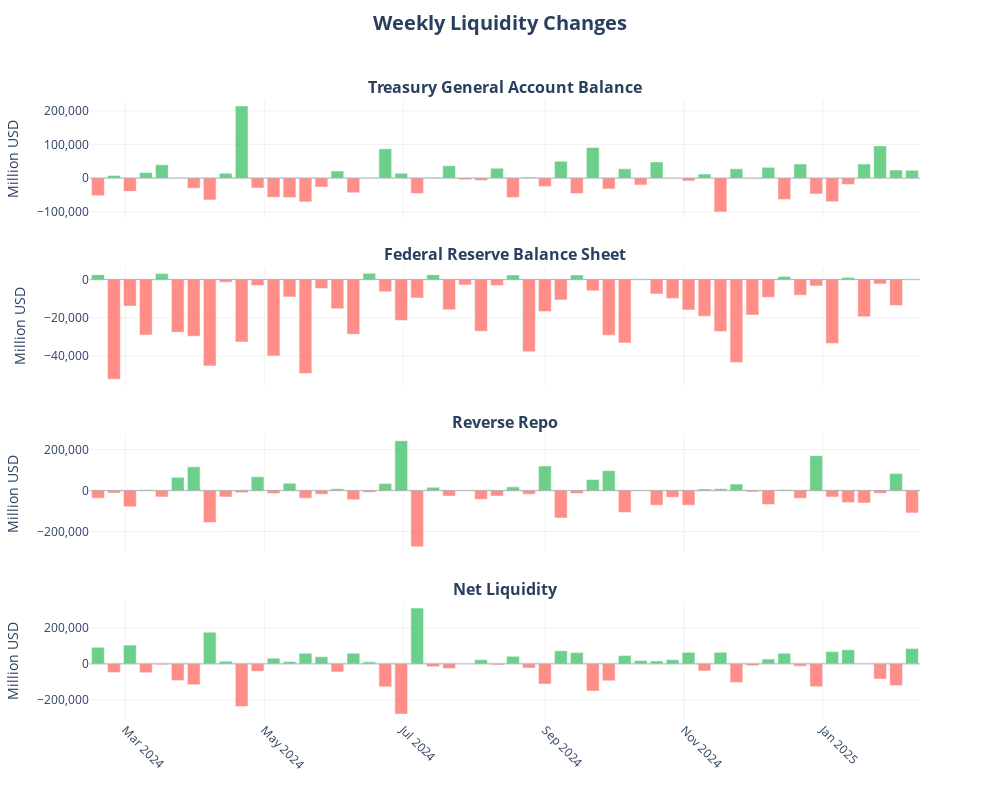

The cell this chart's notebook holds for it:
### Code cell
# 定义配色方案
color_scheme = {
    "positive": "rgba(46, 189, 89, 0.7)",
    "negative": "rgba(255, 95, 87, 0.7)",
    "grid": "rgba(128, 128, 128, 0.1)",
    "zero_line": "rgba(128, 128, 128, 0.5)",
}

# 创建子图
fig = make_subplots(
    rows=4,
    cols=1,
    shared_xaxes=True,
    subplot_titles=(
        "<b>Treasury General Account Balance</b>",
        "<b>Federal Reserve Balance Sheet</b>",
        "<b>Reverse Repo</b>",
        "<b>Net Liquidity</b>",
    ),
    vertical_spacing=0.08,
)

# 添加每个子图的数据
for i, column in enumerate(weekly_liquidity_change.columns, start=1):
    data = weekly_liquidity_change[column]

    # 创建柱状图颜色
    colors = [
        color_scheme["positive"] if val >= 0 else color_scheme["negative"]
        for val in data
    ]

    # 添加柱状图
    fig.add_trace(
        go.Bar(
            x=data.index,
            y=data,
            marker_color=colors,
            name=column,
            hovertemplate="%{y:,.0f}M USD<extra></extra>",
        ),
        row=i,
        col=1,
    )

    # 添加零线
    fig.add_hline(
        y=0, line=dict(color=color_scheme["zero_line"], width=1), row=i, col=1
    )

# 更新布局
fig.update_layout(
    title=dict(
        text="<b>Weekly Liquidity Changes</b>",
        x=0.5,
        y=0.98,
        xanchor="center",
        yanchor="top",
        font=dict(size=20),
    ),
    height=800,
    width=1000,
    showlegend=False,
    template="plotly_white",
    hovermode="x unified",
    bargap=0.2,
)

# 更新x轴
fig.update_xaxes(
    showgrid=True,
    gridwidth=1,
    gridcolor=color_scheme["grid"],
    tickangle=45,
)

# 更新y轴
fig.update_yaxes(
    showgrid=True,
    gridwidth=1,
    gridcolor=color_scheme["grid"],
    title_text="Million USD",
    tickformat=",",  # 添加千位分隔符
)

# 显示图表
fig.show()

### Figure 1 — Plotly figure (JSON) as saved in the notebook; plotly's stock layout.template omitted (floating-point values rounded to 4 significant figures)
{"data": [{"hovertemplate": "%{y:,.0f}M USD<extra></extra>", "marker": {"color": ["rgba(255, 95, 87, 0.7)", "rgba(46, 189, 89, 0.7)", "rgba(255, 95, 87, 0.7)", "rgba(46, 189, 89, 0.7)", "rgba(46, 189, 89, 0.7)", "rgba(46, 189, 89, 0.7)", "rgba(255, 95, 87, 0.7)", "rgba(255, 95, 87, 0.7)", "rgba(46, 189, 89, 0.7)", "rgba(46, 189, 89, 0.7)", "rgba(255, 95, 87, 0.7)", "rgba(255, 95, 87, 0.7)", "rgba(255, 95, 87, 0.7)", "rgba(255, 95, 87, 0.7)", "rgba(255, 95, 87, 0.7)", "rgba(46, 189, 89, 0.7)", "rgba(255, 95, 87, 0.7)", "rgba(46, 189, 89, 0.7)", "rgba(46, 189, 89, 0.7)", "rgba(46, 189, 89, 0.7)", "rgba(255, 95, 87, 0.7)", "rgba(46, 189, 89, 0.7)", "rgba(46, 189, 89, 0.7)", "rgba(255, 95, 87, 0.7)", "rgba(255, 95, 87, 0.7)", "rgba(46, 189, 89, 0.7)", "rgba(255, 95, 87, 0.7)", "rgba(46, 189, 89, 0.7)", "rgba(255, 95, 87, 0.7)", "rgba(46, 189, 89, 0.7)", "rgba(255, 95, 87, 0.7)", "rgba(46, 189, 89, 0.7)", "rgba(255, 95, 87, 0.7)", "rgba(46, 189, 89, 0.7)", "rgba(255, 95, 87, 0.7)", "rgba(46, 189, 89, 0.7)", "rgba(255, 95, 87, 0.7)", "rgba(255, 95, 87, 0.7)", "rgba(46, 189, 89, 0.7)", "rgba(255, 95, 87, 0.7)", "rgba(46, 189, 89, 0.7)", "rgba(255, 95, 87, 0.7)", "rgba(46, 189, 89, 0.7)", "rgba(255, 95, 87, 0.7)", "rgba(46, 189, 89, 0.7)", "rgba(255, 95, 87, 0.7)", "rgba(255, 95, 87, 0.7)", "rgba(255, 95, 87, 0.7)", "rgba(46, 189, 89, 0.7)", "rgba(46, 189, 89, 0.7)", "rgba(46, 189, 89, 0.7)", "rgba(46, 189, 89, 0.7)"]}, "name": "tga_balance", "type": "bar", "x": ["2024-02-18T00:00:00", "2024-02-25T00:00:00", "2024-03-03T00:00:00", "2024-03-10T00:00:00", "2024-03-17T00:00:00", "2024-03-24T00:00:00", "2024-03-31T00:00:00", "2024-04-07T00:00:00", "2024-04-14T00:00:00", "2024-04-21T00:00:00", "2024-04-28T00:00:00", "2024-05-05T00:00:00", "2024-05-12T00:00:00", "2024-05-19T00:00:00", "2024-05-26T00:00:00", "2024-06-02T00:00:00", "2024-06-09T00:00:00", "2024-06-16T00:00:00", "2024-06-23T00:00:00", "2024-06-30T00:00:00", "2024-07-07T00:00:00", "2024-07-14T00:00:00", "2024-07-21T00:00:00", "2024-07-28T00:00:00", "2024-08-04T00:00:00", "2024-08-11T00:00:00", "2024-08-18T00:00:00", "2024-08-25T00:00:00", "2024-09-01T00:00:00", "2024-09-08T00:00:00", "2024-09-15T00:00:00", "2024-09-22T00:00:00", "2024-09-29T00:00:00", "2024-10-06T00:00:00", "2024-10-13T00:00:00", "2024-10-20T00:00:00", "2024-10-27T00:00:00", "2024-11-03T00:00:00", "2024-11-10T00:00:00", "2024-11-17T00:00:00", "2024-11-24T00:00:00", "2024-12-01T00:00:00", "2024-12-08T00:00:00", "2024-12-15T00:00:00", "2024-12-22T00:00:00", "2024-12-29T00:00:00", "2025-01-05T00:00:00", "2025-01-12T00:00:00", "2025-01-19T00:00:00", "2025-01-26T00:00:00", "2025-02-02T00:00:00", "2025-02-09T00:00:00"], "xaxis": "x", "y": [-52194, 7737, -39343, 16546, 39508, 848, -29774, -64879, 14637, 214438, -29526, -56828, -57949, -70584, -26624, 20973, -43418, 797, 87121, 14372, -45639, 2306, 36787, -4724, -7470, 29301, -57422, 3297, -24721, 50323, -45906, 90809, -32035, 27546, -20551, 48099, -320, -8249, 12049, -100367, 27752, -1785, 31876, -63429, 42164, -47088, -70124, -18693, 41773, 95627, 24041, 23141], "yaxis": "y"}, {"hovertemplate": "%{y:,.0f}M USD<extra></extra>", "marker": {"color": ["rgba(46, 189, 89, 0.7)", "rgba(255, 95, 87, 0.7)", "rgba(255, 95, 87, 0.7)", "rgba(255, 95, 87, 0.7)", "rgba(46, 189, 89, 0.7)", "rgba(255, 95, 87, 0.7)", "rgba(255, 95, 87, 0.7)", "rgba(255, 95, 87, 0.7)", "rgba(255, 95, 87, 0.7)", "rgba(255, 95, 87, 0.7)", "rgba(255, 95, 87, 0.7)", "rgba(255, 95, 87, 0.7)", "rgba(255, 95, 87, 0.7)", "rgba(255, 95, 87, 0.7)", "rgba(255, 95, 87, 0.7)", "rgba(255, 95, 87, 0.7)", "rgba(255, 95, 87, 0.7)", "rgba(46, 189, 89, 0.7)", "rgba(255, 95, 87, 0.7)", "rgba(255, 95, 87, 0.7)", "rgba(255, 95, 87, 0.7)", "rgba(46, 189, 89, 0.7)", "rgba(255, 95, 87, 0.7)", "rgba(255, 95, 87, 0.7)", "rgba(255, 95, 87, 0.7)", "rgba(255, 95, 87, 0.7)", "rgba(46, 189, 89, 0.7)", "rgba(255, 95, 87, 0.7)", "rgba(255, 95, 87, 0.7)", "rgba(255, 95, 87, 0.7)", "rgba(46, 189, 89, 0.7)", "rgba(255, 95, 87, 0.7)", "rgba(255, 95, 87, 0.7)", "rgba(255, 95, 87, 0.7)", "rgba(255, 95, 87, 0.7)", "rgba(255, 95, 87, 0.7)", "rgba(255, 95, 87, 0.7)", "rgba(255, 95, 87, 0.7)", "rgba(255, 95, 87, 0.7)", "rgba(255, 95, 87, 0.7)", "rgba(255, 95, 87, 0.7)", "rgba(255, 95, 87, 0.7)", "rgba(255, 95, 87, 0.7)", "rgba(46, 189, 89, 0.7)", "rgba(255, 95, 87, 0.7)", "rgba(255, 95, 87, 0.7)", "rgba(255, 95, 87, 0.7)", "rgba(46, 189, 89, 0.7)", "rgba(255, 95, 87, 0.7)", "rgba(255, 95, 87, 0.7)", "rgba(255, 95, 87, 0.7)", "rgba(46, 189, 89, 0.7)"]}, "name": "fed_balance", "type": "bar", "x": ["2024-02-18T00:00:00", "2024-02-25T00:00:00", "2024-03-03T00:00:00", "2024-03-10T00:00:00", "2024-03-17T00:00:00", "2024-03-24T00:00:00", "2024-03-31T00:00:00", "2024-04-07T00:00:00", "2024-04-14T00:00:00", "2024-04-21T00:00:00", "2024-04-28T00:00:00", "2024-05-05T00:00:00", "2024-05-12T00:00:00", "2024-05-19T00:00:00", "2024-05-26T00:00:00", "2024-06-02T00:00:00", "2024-06-09T00:00:00", "2024-06-16T00:00:00", "2024-06-23T00:00:00", "2024-06-30T00:00:00", "2024-07-07T00:00:00", "2024-07-14T00:00:00", "2024-07-21T00:00:00", "2024-07-28T00:00:00", "2024-08-04T00:00:00", "2024-08-11T00:00:00", "2024-08-18T00:00:00", "2024-08-25T00:00:00", "2024-09-01T00:00:00", "2024-09-08T00:00:00", "2024-09-15T00:00:00", "2024-09-22T00:00:00", "2024-09-29T00:00:00", "2024-10-06T00:00:00", "2024-10-13T00:00:00", "2024-10-20T00:00:00", "2024-10-27T00:00:00", "2024-11-03T00:00:00", "2024-11-10T00:00:00", "2024-11-17T00:00:00", "2024-11-24T00:00:00", "2024-12-01T00:00:00", "2024-12-08T00:00:00", "2024-12-15T00:00:00", "2024-12-22T00:00:00", "2024-12-29T00:00:00", "2025-01-05T00:00:00", "2025-01-12T00:00:00", "2025-01-19T00:00:00", "2025-01-26T00:00:00", "2025-02-02T00:00:00", "2025-02-09T00:00:00"], "xaxis": "x2", "y": [2574, -52191, -13876, -28950, 3112, -27621, -29609, -45181, -1382, -32670, -3072, -39960, -9066, -49136, -4706, -15247, -28632, 3287, -6432, -21379, -9643, 2559, -15832, -2792, -27064, -3135, 2432, -37736, -16714, -10671, 2434, -5864, -29078, -33134, -85, -7556, -9876, -15918, -19191, -27191, -43377, -18591, -9313, 1658, -8153, -3369, -33472, 1063, -19484, -2310, -13574, 0], "yaxis": "y2"}, {"hovertemplate": "%{y:,.0f}M USD<extra></extra>", "marker": {"color": ["rgba(255, 95, 87, 0.7)", "rgba(255, 95, 87, 0.7)", "rgba(255, 95, 87, 0.7)", "rgba(46, 189, 89, 0.7)", "rgba(255, 95, 87, 0.7)", "rgba(46, 189, 89, 0.7)", "rgba(46, 189, 89, 0.7)", "rgba(255, 95, 87, 0.7)", "rgba(255, 95, 87, 0.7)", "rgba(255, 95, 87, 0.7)", "rgba(46, 189, 89, 0.7)", "rgba(255, 95, 87, 0.7)", "rgba(46, 189, 89, 0.7)", "rgba(255, 95, 87, 0.7)", "rgba(255, 95, 87, 0.7)", "rgba(46, 189, 89, 0.7)", "rgba(255, 95, 87, 0.7)", "rgba(255, 95, 87, 0.7)", "rgba(46, 189, 89, 0.7)", "rgba(46, 189, 89, 0.7)", "rgba(255, 95, 87, 0.7)", "rgba(46, 189, 89, 0.7)", "rgba(255, 95, 87, 0.7)", "rgba(46, 189, 89, 0.7)", "rgba(255, 95, 87, 0.7)", "rgba(255, 95, 87, 0.7)", "rgba(46, 189, 89, 0.7)", "rgba(255, 95, 87, 0.7)", "rgba(46, 189, 89, 0.7)", "rgba(255, 95, 87, 0.7)", "rgba(255, 95, 87, 0.7)", "rgba(46, 189, 89, 0.7)", "rgba(46, 189, 89, 0.7)", "rgba(255, 95, 87, 0.7)", "rgba(46, 189, 89, 0.7)", "rgba(255, 95, 87, 0.7)", "rgba(255, 95, 87, 0.7)", "rgba(255, 95, 87, 0.7)", "rgba(46, 189, 89, 0.7)", "rgba(46, 189, 89, 0.7)", "rgba(46, 189, 89, 0.7)", "rgba(255, 95, 87, 0.7)", "rgba(255, 95, 87, 0.7)", "rgba(46, 189, 89, 0.7)", "rgba(255, 95, 87, 0.7)", "rgba(46, 189, 89, 0.7)", "rgba(255, 95, 87, 0.7)", "rgba(255, 95, 87, 0.7)", "rgba(255, 95, 87, 0.7)", "rgba(255, 95, 87, 0.7)", "rgba(46, 189, 89, 0.7)", "rgba(255, 95, 87, 0.7)"]}, "name": "reverse_repo", "type": "bar", "x": ["2024-02-18T00:00:00", "2024-02-25T00:00:00", "2024-03-03T00:00:00", "2024-03-10T00:00:00", "2024-03-17T00:00:00", "2024-03-24T00:00:00", "2024-03-31T00:00:00", "2024-04-07T00:00:00", "2024-04-14T00:00:00", "2024-04-21T00:00:00", "2024-04-28T00:00:00", "2024-05-05T00:00:00", "2024-05-12T00:00:00", "2024-05-19T00:00:00", "2024-05-26T00:00:00", "2024-06-02T00:00:00", "2024-06-09T00:00:00", "2024-06-16T00:00:00", "2024-06-23T00:00:00", "2024-06-30T00:00:00", "2024-07-07T00:00:00", "2024-07-14T00:00:00", "2024-07-21T00:00:00", "2024-07-28T00:00:00", "2024-08-04T00:00:00", "2024-08-11T00:00:00", "2024-08-18T00:00:00", "2024-08-25T00:00:00", "2024-09-01T00:00:00", "2024-09-08T00:00:00", "2024-09-15T00:00:00", "2024-09-22T00:00:00", "2024-09-29T00:00:00", "2024-10-06T00:00:00", "2024-10-13T00:00:00", "2024-10-20T00:00:00", "2024-10-27T00:00:00", "2024-11-03T00:00:00", "2024-11-10T00:00:00", "2024-11-17T00:00:00", "2024-11-24T00:00:00", "2024-12-01T00:00:00", "2024-12-08T00:00:00", "2024-12-15T00:00:00", "2024-12-22T00:00:00", "2024-12-29T00:00:00", "2025-01-05T00:00:00", "2025-01-12T00:00:00", "2025-01-19T00:00:00", "2025-01-26T00:00:00", "2025-02-02T00:00:00", "2025-02-09T00:00:00"], "xaxis": "x3", "y": [-37050, -12018, -78842, 3538, -30926, 64654, 115897, -156109, -30997, -10088, 67678, -14747, 36269, -37061, -18134, 8567, -44344, -8577, 34155, 243530, -273938, 15958, -26789, 1456, -42784, -26275, 18119, -17421, 120234, -133859, -14320, 54365, 97202, -106506, 1723, -71843, -32892, -71524, 8145, 8779, 31854, -6627, -67610.0, 5763.0, -37421, 170383, -31362, -58577, -60473, -13355, 82941, -109125], "yaxis": "y3"}, {"hovertemplate": "%{y:,.0f}M USD<extra></extra>", "marker": {"color": ["rgba(46, 189, 89, 0.7)", "rgba(255, 95, 87, 0.7)", "rgba(46, 189, 89, 0.7)", "rgba(255, 95, 87, 0.7)", "rgba(255, 95, 87, 0.7)", "rgba(255, 95, 87, 0.7)", "rgba(255, 95, 87, 0.7)", "rgba(46, 189, 89, 0.7)", "rgba(46, 189, 89, 0.7)", "rgba(255, 95, 87, 0.7)", "rgba(255, 95, 87, 0.7)", "rgba(46, 189, 89, 0.7)", "rgba(46, 189, 89, 0.7)", "rgba(46, 189, 89, 0.7)", "rgba(46, 189, 89, 0.7)", "rgba(255, 95, 87, 0.7)", "rgba(46, 189, 89, 0.7)", "rgba(46, 189, 89, 0.7)", "rgba(255, 95, 87, 0.7)", "rgba(255, 95, 87, 0.7)", "rgba(46, 189, 89, 0.7)", "rgba(255, 95, 87, 0.7)", "rgba(255, 95, 87, 0.7)", "rgba(46, 189, 89, 0.7)", "rgba(46, 189, 89, 0.7)", "rgba(255, 95, 87, 0.7)", "rgba(46, 189, 89, 0.7)", "rgba(255, 95, 87, 0.7)", "rgba(255, 95, 87, 0.7)", "rgba(46, 189, 89, 0.7)", "rgba(46, 189, 89, 0.7)", "rgba(255, 95, 87, 0.7)", "rgba(255, 95, 87, 0.7)", "rgba(46, 189, 89, 0.7)", "rgba(46, 189, 89, 0.7)", "rgba(46, 189, 89, 0.7)", "rgba(46, 189, 89, 0.7)", "rgba(46, 189, 89, 0.7)", "rgba(255, 95, 87, 0.7)", "rgba(46, 189, 89, 0.7)", "rgba(255, 95, 87, 0.7)", "rgba(255, 95, 87, 0.7)", "rgba(46, 189, 89, 0.7)", "rgba(46, 189, 89, 0.7)", "rgba(255, 95, 87, 0.7)", "rgba(255, 95, 87, 0.7)", "rgba(46, 189, 89, 0.7)", "rgba(46, 189, 89, 0.7)", "rgba(255, 95, 87, 0.7)", "rgba(255, 95, 87, 0.7)", "rgba(255, 95, 87, 0.7)", "rgba(46, 189, 89, 0.7)"]}, "name": "net_liquidity", "type": "bar", "x": ["2024-02-18T00:00:00", "2024-02-25T00:00:00", "2024-03-03T00:00:00", "2024-03-10T00:00:00", "2024-03-17T00:00:00", "2024-03-24T00:00:00", "2024-03-31T00:00:00", "2024-04-07T00:00:00", "2024-04-14T00:00:00", "2024-04-21T00:00:00", "2024-04-28T00:00:00", "2024-05-05T00:00:00", "2024-05-12T00:00:00", "2024-05-19T00:00:00", "2024-05-26T00:00:00", "2024-06-02T00:00:00", "2024-06-09T00:00:00", "2024-06-16T00:00:00", "2024-06-23T00:00:00", "2024-06-30T00:00:00", "2024-07-07T00:00:00", "2024-07-14T00:00:00", "2024-07-21T00:00:00", "2024-07-28T00:00:00", "2024-08-04T00:00:00", "2024-08-11T00:00:00", "2024-08-18T00:00:00", "2024-08-25T00:00:00", "2024-09-01T00:00:00", "2024-09-08T00:00:00", "2024-09-15T00:00:00", "2024-09-22T00:00:00", "2024-09-29T00:00:00", "2024-10-06T00:00:00", "2024-10-13T00:00:00", "2024-10-20T00:00:00", "2024-10-27T00:00:00", "2024-11-03T00:00:00", "2024-11-10T00:00:00", "2024-11-17T00:00:00", "2024-11-24T00:00:00", "2024-12-01T00:00:00", "2024-12-08T00:00:00", "2024-12-15T00:00:00", "2024-12-22T00:00:00", "2024-12-29T00:00:00", "2025-01-05T00:00:00", "2025-01-12T00:00:00", "2025-01-19T00:00:00", "2025-01-26T00:00:00", "2025-02-02T00:00:00", "2025-02-09T00:00:00"], "xaxis": "x4", "y": [91818, -47910, 104309, -49034, -5470, -93123, -115732, 175807, 14978, -237020, -41224, 31615, 12614, 58509, 40052, -44787, 59130, 11067, -127708, -279281, 309934, -15705, -25830, 476, 23190, -6161, 41735, -23612, -112227, 72865, 62660, -151038, -94245, 45826, 18743, 16188, 23336, 63855, -39385, 64397, -102983, -10179, 26424, 59324, -12896, -126664, 68014, 78333, -784, -84582, -120556, 85984], "yaxis": "y4"}], "layout": {"annotations": [{"font": {"size": 16}, "showarrow": false, "text": "<b>Treasury General Account Balance</b>", "x": 0.5, "xanchor": "center", "xref": "paper", "y": 1, "yanchor": "bottom", "yref": "paper"}, {"font": {"size": 16}, "showarrow": false, "text": "<b>Federal Reserve Balance Sheet</b>", "x": 0.5, "xanchor": "center", "xref": "paper", "y": 0.73, "yanchor": "bottom", "yref": "paper"}, {"font": {"size": 16}, "showarrow": false, "text": "<b>Reverse Repo</b>", "x": 0.5, "xanchor": "center", "xref": "paper", "y": 0.46, "yanchor": "bottom", "yref": "paper"}, {"font": {"size": 16}, "showarrow": false, "text": "<b>Net Liquidity</b>", "x": 0.5, "xanchor": "center", "xref": "paper", "y": 0.19, "yanchor": "bottom", "yref": "paper"}], "bargap": 0.2, "height": 800, "hovermode": "x unified", "shapes": [{"line": {"color": "rgba(128, 128, 128, 0.5)", "width": 1}, "type": "line", "x0": 0, "x1": 1, "xref": "x domain", "y0": 0, "y1": 0, "yref": "y"}, {"line": {"color": "rgba(128, 128, 128, 0.5)", "width": 1}, "type": "line", "x0": 0, "x1": 1, "xref": "x2 domain", "y0": 0, "y1": 0, "yref": "y2"}, {"line": {"color": "rgba(128, 128, 128, 0.5)", "width": 1}, "type": "line", "x0": 0, "x1": 1, "xref": "x3 domain", "y0": 0, "y1": 0, "yref": "y3"}, {"line": {"color": "rgba(128, 128, 128, 0.5)", "width": 1}, "type": "line", "x0": 0, "x1": 1, "xref": "x4 domain", "y0": 0, "y1": 0, "yref": "y4"}], "showlegend": false, "title": {"font": {"size": 20}, "text": "<b>Weekly Liquidity Changes</b>", "x": 0.5, "xanchor": "center", "y": 0.98, "yanchor": "top"}, "width": 1000, "xaxis": {"anchor": "y", "domain": [0, 1], "gridcolor": "rgba(128, 128, 128, 0.1)", "gridwidth": 1, "matches": "x4", "showgrid": true, "showticklabels": false, "tickangle": 45}, "xaxis2": {"anchor": "y2", "domain": [0, 1], "gridcolor": "rgba(128, 128, 128, 0.1)", "gridwidth": 1, "matches": "x4", "showgrid": true, "showticklabels": false, "tickangle": 45}, "xaxis3": {"anchor": "y3", "domain": [0, 1], "gridcolor": "rgba(128, 128, 128, 0.1)", "gridwidth": 1, "matches": "x4", "showgrid": true, "showticklabels": false, "tickangle": 45}, "xaxis4": {"anchor": "y4", "domain": [0, 1], "gridcolor": "rgba(128, 128, 128, 0.1)", "gridwidth": 1, "showgrid": true, "tickangle": 45}, "yaxis": {"anchor": "x", "domain": [0.81, 1], "gridcolor": "rgba(128, 128, 128, 0.1)", "gridwidth": 1, "showgrid": true, "tickformat": ",", "title": {"text": "Million USD"}}, "yaxis2": {"anchor": "x2", "domain": [0.54, 0.73], "gridcolor": "rgba(128, 128, 128, 0.1)", "gridwidth": 1, "showgrid": true, "tickformat": ",", "title": {"text": "Million USD"}}, "yaxis3": {"anchor": "x3", "domain": [0.27, 0.46], "gridcolor": "rgba(128, 128, 128, 0.1)", "gridwidth": 1, "showgrid": true, "tickformat": ",", "title": {"text": "Million USD"}}, "yaxis4": {"anchor": "x4", "domain": [0, 0.19], "gridcolor": "rgba(128, 128, 128, 0.1)", "gridwidth": 1, "showgrid": true, "tickformat": ",", "title": {"text": "Million USD"}}}}
